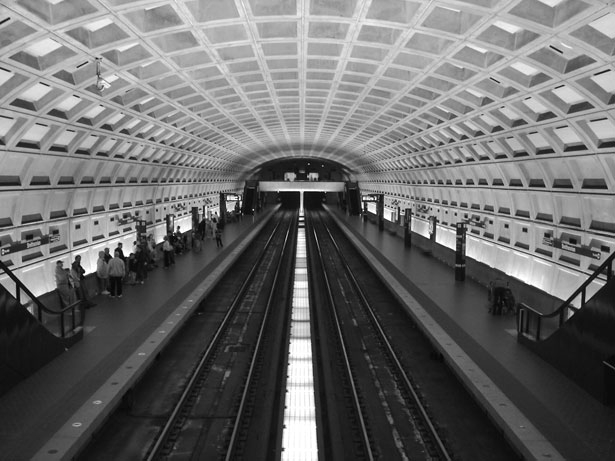
#> input picture exercises/filter_image/dc_metro.png, 615 x 461 px
$ python filter_image_solution.py
#> lines starting #> are read from the running program, lines starting #| are printed output that depends on the picture
"""
© 2001-2022, Enthought, Inc.
All Rights Reserved. Use only permitted under license. Copying, sharing, redistributing or other unauthorized use strictly prohibited.
All trademarks and registered trademarks are the property of their respective owners.
Enthought, Inc.
200 W Cesar Chavez Suite 202
Austin, TX 78701
www.enthought.com


Filter Image
------------

Read in the "dc_metro" image and use an averaging filter
to "smooth" the image.  Use a "5 point stencil" where
you average the current pixel with its neighboring pixels::

              0 0 0 0 0 0 0
              0 0 0 x 0 0 0
              0 0 x x x 0 0
              0 0 0 x 0 0 0
              0 0 0 0 0 0 0

Plot the image, the smoothed image, and the difference between the
two.

Bonus
~~~~~

Re-filter the image by passing the result image through the filter again. Do
this 50 times and plot the resulting image.

"""
import numpy as np
import matplotlib.pyplot as plt

def smooth(img):
    avg_img =(    img[1:-1 ,1:-1]  # center
                + img[ :-2 ,1:-1]  # top
                + img[2:   ,1:-1]  # bottom
                + img[1:-1 , :-2]  # left
                + img[1:-1 ,2:  ]  # right
                ) / 5.0
    return avg_img


def smooth_loop(img):
    smoothed = np.zeros((img.shape[0]-2, img.shape[1]-2))
    for r in range(0, img.shape[0]-2):
        for c in range(0, img.shape[1]-2):
            smoothed[r, c] = (  img[r+1, c+1]  # center
                              + img[r  , c+1]  # top
                              + img[r+2, c+1]  # bottom
                              + img[r+1, c  ]  # left
                              + img[r+1, c+2]  # right
                             ) / 5.0
    return smoothed


img = plt.imread('dc_metro.png')
#> img is the input picture: shape (461, 615) float32; min 0.00784, max 1, mean 0.415
avg_img = smooth(img)
#> in smooth, `avg_img =(    img[1:-1 ,1:-1]`:
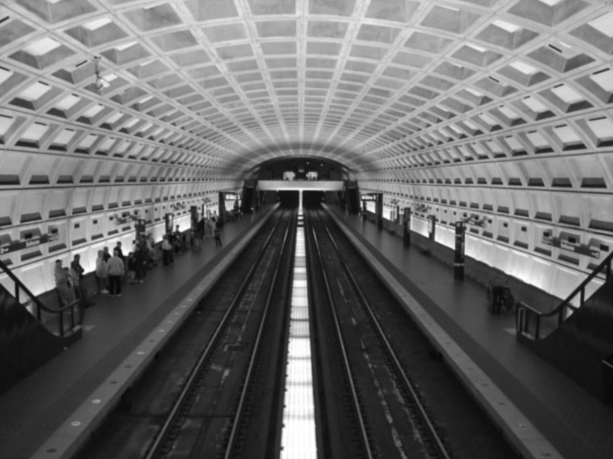
#> avg_img: shape (459, 613) float32; min 0.029, max 1, mean 0.415

plt.figure()
# Set colormap so that images are plotted in gray scale.
plt.gray()
# Plot the original image first
plt.subplot(1,3,1)
plt.imshow(img)
plt.title('original')

# Now the filtered image.
plt.subplot(1,3,2)
plt.imshow(avg_img)
plt.title('smoothed once')

# And finally the difference between the two.
plt.subplot(1,3,3)
plt.imshow(img[1:-1,1:-1] - avg_img)
plt.title('difference')


# Bonus: Re-filter the image by passing the result image
#        through the filter again.  Do this 50 times and plot
#        the resulting image.

for num in range(50):
    avg_img = smooth(avg_img)
#> this loop made 50 passes
#> pass 1, in smooth (call 2), `avg_img =(    img[1:-1 ,1:-1]`:
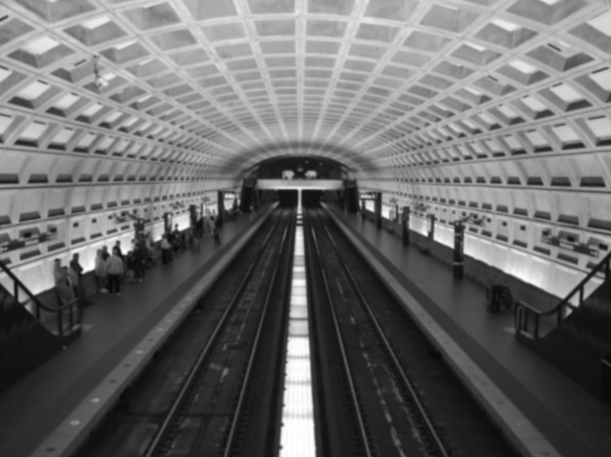
#> avg_img: shape (457, 611) float32; min 0.034, max 1, mean 0.415
#> pass 3, in smooth (call 4), `avg_img =(    img[1:-1 ,1:-1]`:
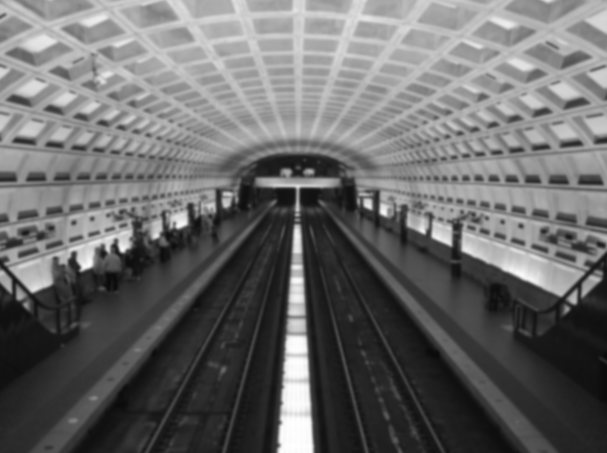
#> avg_img: shape (453, 607) float32; min 0.0411, max 0.999, mean 0.415
#> after the loop:
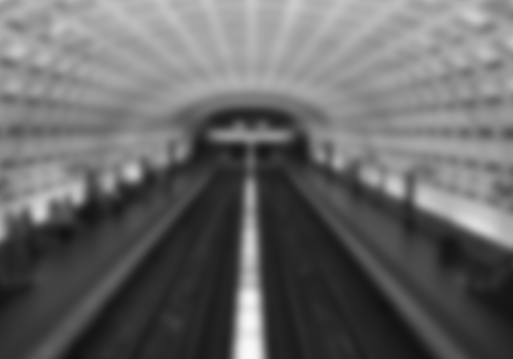
#> avg_img: shape (359, 513) float32; min 0.0662, max 0.977, mean 0.406

# Plot the original image first
plt.figure()
plt.subplot(1,2,1)
plt.imshow(img)
plt.title('original')

# Now the filtered image.
plt.subplot(1,2,2)
plt.imshow(avg_img)
plt.title('smoothed 50 times')

assert np.allclose(smooth(img), smooth_loop(img))

plt.show()
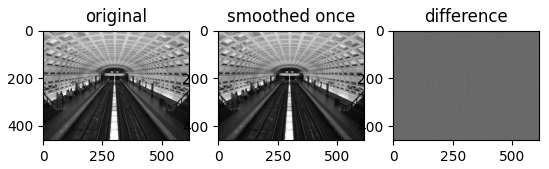
#> figure drawn by matplotlib, 3 panels
